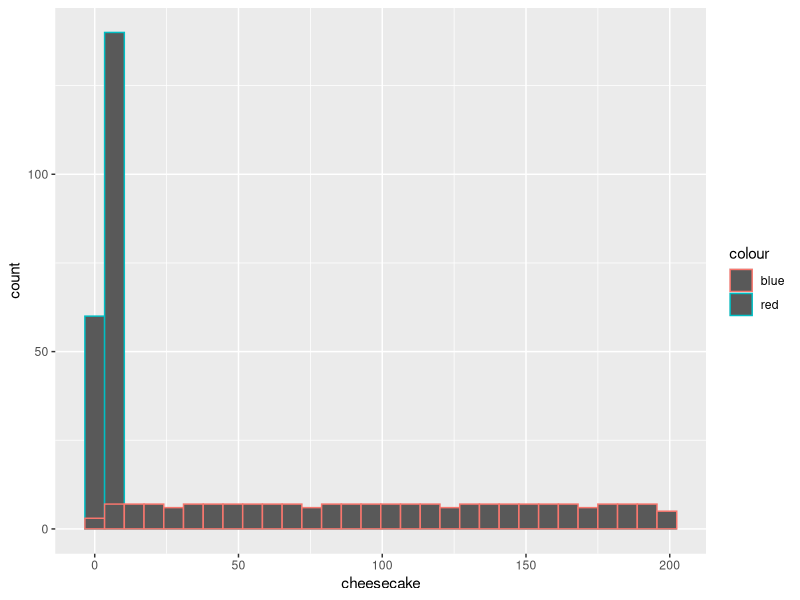
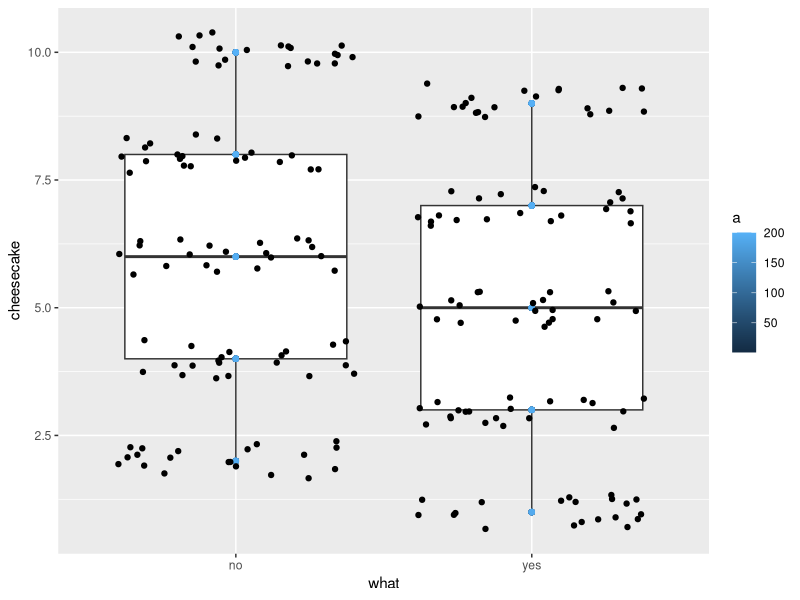
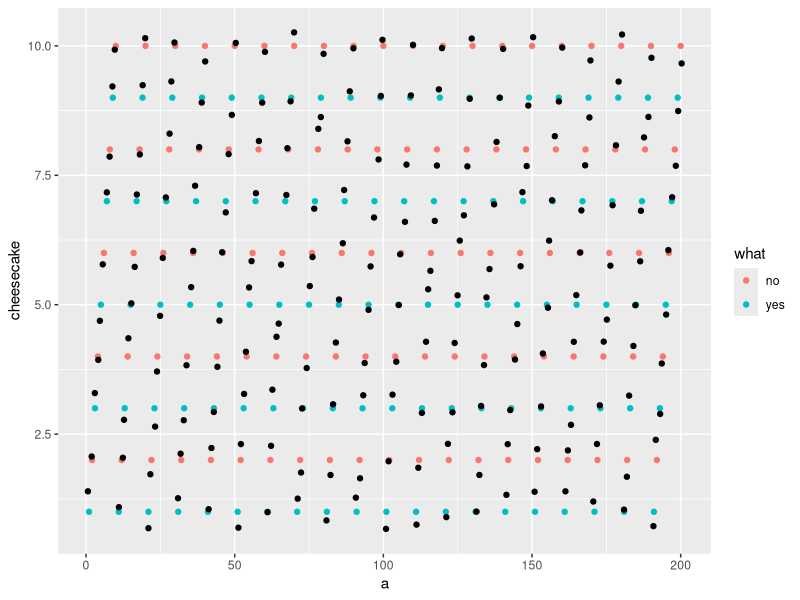

Write R code to recreate these figures, in order.
a<-1:200
cheesecake<-rep(1:10, 20)
a_cheesecake<-data.frame(a,cheesecake)
head(a_cheesecake)
library(ggplot2)
g1<- ggplot(a_cheesecake, aes(x=cheesecake,col="red"))+geom_histogram()+geom_histogram(aes(x=a, col="blue"))
g1
a_cheesecake$what<-rep(c("yes","no"),100)
g2<-ggplot(a_cheesecake, aes(x=what, y=cheesecake))+geom_boxplot()+geom_point(aes(col=a))+geom_jitter()
g2
g3<-ggplot(a_cheesecake, aes(x=a, y=cheesecake))+geom_point(aes(col=what))+geom_jitter()
g3
